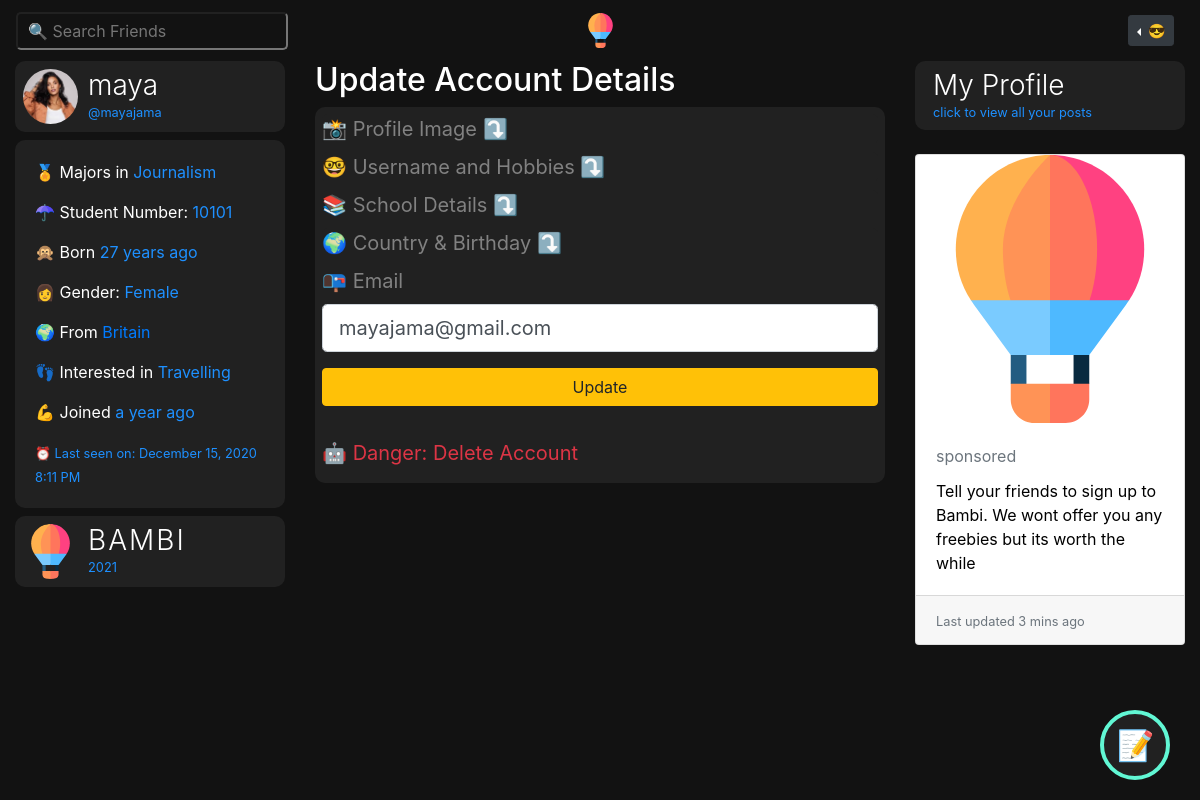
The app's page /account (signed in) with its own data.
### bambiv3/models.py (models this page shows, shortened)
class User(db.Model, UserMixin):
	id = db.Column(db.Integer, primary_key=True)
	username = db.Column(db.String(20), unique=True, nullable=False)
	email = db.Column(db.String(120), unique=True, nullable=False)
	image_file = db.Column(db.String(20), nullable=False, default='default.jpg')
	password = db.Column(db.String(60), nullable=False)
	last_seen = db.Column(db.DateTime, default=datetime.utcnow)
	date_joined = db.Column(db.DateTime, nullable=False, default=datetime.utcnow)
	department = db.Column(db.String(20), nullable=False)
	student_number = db.Column(db.Integer(), unique=True, nullable=False)
	age = db.Column(db.DateTime, nullable=False)
	gender = db.Column(db.String(20), nullable=False)
	country = db.Column(db.String(20), nullable=False)
	hobby = db.Column(db.String(20), nullable=False)
	bio = db.Column(db.String(120), nullable=True)
	private = db.Column(db.Boolean, default=False, nullable=False)
	single = db.Column(db.Boolean, default=False, nullable=False)
	snapchat = db.Column(db.String(20),default=False, nullable=False)
	instagram = db.Column(db.String(20),default=False, nullable=False)
	posts = db.relationship('Post', backref='author', lazy=True, cascade="all, delete-orphan")
	products = db.relationship('Product', backref='author', lazy=True, cascade="all, delete-orphan")
	comments = db.relationship("Comment", backref="author", lazy="dynamic", cascade="all, delete-orphan")
	followed = db.relationship(
		'User', secondary=followers,
		primaryjoin=(followers.c.follower_id == id),
		secondaryjoin=(followers.c.followed_id == id),
		backref=db.backref('followers', lazy='dynamic'), lazy='dynamic')
	messages_sent = db.relationship('Message',
									foreign_keys='Message.sender_id',
									backref='author', lazy='dynamic', cascade="all, delete-orphan")
	messages_received = db.relationship('Message',
										foreign_keys='Message.recipient_id',
										backref='recipient', lazy='dynamic', cascade="all, delete-orphan")
	last_message_read_time = db.Column(db.DateTime)
	def new_messages(self):
		last_read_time = self.last_message_read_time or datetime(1900, 1, 1)
		return Message.query.filter_by(recipient=self).filter(
			Message.timestamp > last_read_time).count()

### bambiv3/routes.py (the view)
@app.route('/account', methods=['GET', 'POST'])
@login_required
def account():
	form = UpdateAccountForm()
	if form.validate_on_submit():
		if form.picture.data:
			picture_file = profile_img(form.picture.data)
			current_user.image_file = picture_file
		current_user.username = form.username.data.lower()
		current_user.email = form.email.data
		current_user.department = form.department.data
		current_user.student_number = form.student_number.data
		current_user.country = form.country.data
		current_user.age = form.age.data
		current_user.hobby = form.hobby.data
		db.session.commit()
		flash('Your Account has been updated', 'info')
		return redirect(url_for('account'))
	elif request.method == 'GET':
		form.username.data = current_user.username
		form.email.data = current_user.email
		form.department.data = current_user.department
		form.student_number.data = current_user.student_number
		form.country.data = current_user.country
		form.age.data = current_user.age
		form.hobby.data = current_user.hobby
	image_file = url_for('static', filename='profile_pics/' + current_user.image_file)
	return render_template('account.html', title='Account', image_file=image_file, form=form)

### bambiv3/forms.py (shortened to what this page needs)
class UpdateAccountForm(FlaskForm):
	username = StringField('Username', validators = [DataRequired(), Length(min=2, max=20), Regexp(r'^[\w.-_.]+$')])
	email = StringField('Email', validators = [DataRequired(), Email()])
	picture = FileField('', validators=[FileAllowed(['jpg', 'jpeg' , 'png'])])
	department = StringField('Department', validators=[DataRequired()])
	student_number = StringField('Student Number', validators=[DataRequired()])
	country = StringField('Country', validators=[DataRequired()])
	age = DateField('birthday', format='%d-%m-%Y', validators=[DataRequired()])
	hobby = StringField('Hobby', validators=[DataRequired()])
	snapchat = StringField('Snapchat')
	instagram = StringField('Instagram')
	bio = PageDownField('Bio')
	private = BooleanField('Private?')
	single = BooleanField('Single & Searchin?')
	submit = SubmitField('Update')

### bambiv3/models.py (called while the page is built)
@login_manager.user_loader
def load_user(user_id):
	return User.query.get(int(user_id))

### bambiv3/routes.py (called while the page is built)
@app.before_request
def before_request():
	if current_user.is_authenticated:
		current_user.last_seen = datetime.utcnow()
		db.session.commit()

### bambiv3/templates/account.html (shortened to what this page needs)
{% extends "layout.html" %}
{% block content %}
<div class="container-fluid">
	<div class="row">
		<div class="col-lg-3 d-none d-lg-block position-fixed">
		  <a href="{{ url_for('user_posts',username=current_user.username) }}" style="text-decoration:none;">
			<header class="mb-2">
		        <img src="{{ image_file }}" alt="user profile" class="profile-thumbnail">
		        <div class="profile-name">
		          <h3>{{current_user.username}}</h3>
		          <small>@{{current_user.email.split("@")[0] | lower}}</small>
		        </div>
		      </header>
		  </a>
		    <div class="about mb-2" style="color:#fff;background:#212121;border-radius:10px;">
		    <div class="card-body">
		      <p> 🏅 Majors in <span>{{current_user.department}}</span></p>
		      <p> ☂ Student Number: <span>{{current_user.student_number}}</span></p>
		      <p> 🙊 Born <span>{{ moment(current_user.age).fromNow() }}</span></p>
		      <p> {% if current_user.gender == 'male' %} 👨 {% else %}👩 {% endif %} Gender: <span>{{current_user.gender.title()}}</span></p>
		      <p> 🌍 From <a href="https://www.google.com/maps?q={{current_user.country.title()}}" target="_blank">{{current_user.country.title()}}</a></p>
		      <p> 👣 Interested in <span>{{current_user.hobby}}</span></p>
		      <p> 💪 Joined <span>{{ moment(current_user.date_joined).fromNow() }}</span></p>
		      <small>⏰ Last seen on: {{ moment(current_user.last_seen).format('LLL') }}</small>
		    </div>
		  </div>
		  <header>
		    <img src="{{ url_for('static', filename='resources/' + 'logo.svg') }}" alt="logo" class="profile-thumbnail">
		    <div class="profile-name">
		      <h3 class="logo">BAMBI</h3>
		      <small id="year"></small>
		    </div>
		  </header>
		</div>
		<div class="col-lg-6 offset-lg-3">
			<h2>Update Account Details</h2>
			<div class="post">
			  <div id="inner">
			   <div class="content-section">
				  <form method="POST" action="" enctype="multipart/form-data">
            <fieldset class="form-group">
              <div class="mb-2" style="background:#212121;font-size:20px;display:block;border-radius:5px;">
	          <a data-toggle="collapse" href="#dp" role="button" aria-expanded="false" aria-controls="dp" style="text-decoration:none;color:#818181;">📸 Profile Image ⤵</a>
          </div>
              <div class="mb-2" style="background:#212121;padding:;font-size:20px;display:block;border-radius:5px;">
	          <a data-toggle="collapse" href="#names" role="button" aria-expanded="false" aria-controls="names" style="text-decoration:none;color:#818181;">🤓 Username and Hobbies ⤵</a>
          </div>
              <div class="mb-2" style="background:#212121;font-size:20px;display:block;border-radius:5px;">
	          <a data-toggle="collapse" href="#deets" role="button" aria-expanded="false" aria-controls="deets" style="text-decoration:none;color:#818181;">📚 School Details ⤵</a>
              <div class="mb-2 mt-2" style="background:#212121;padding:;font-size:20px;display:block;border-radius:5px;">
	          <a data-toggle="collapse" href="#country" role="button" aria-expanded="false" aria-controls="country" style="text-decoration:none;color:#818181;">🌍 Country & Birthday ⤵</a>
              <div class="form-group mt-2">
                <a style="text-decoration:none;font-size:20px;color:#818181;">📭 {{ form.email.label(class="form-control-label") }}</a>
                {% if form.email.errors %}
                {{ form.email(class="form-control form-control-lg is-invalid") }}
                <div class="invalid-feedback">
                  {% for error in form.email.errors %}
                  <span>{{ error }}</span>
                  {% endfor %}
                </div>
                {% else %}
                {{ form.email(class="form-control form-control-lg") }}
                {% endif %}
              </div>
          </div>
              <div class="form-group mt-2">
              	{{ form.submit(class="btn btn-block btn-warning") }}
              </div>
            </fieldset>
          </form>
          	<div class="mb-2" style="background:#212121;padding:;font-size:20px;display:block;">
	        <a class="text-danger" data-toggle="collapse" href="#delete_account" role="button" aria-expanded="false" aria-controls="delete_account" style="text-decoration:none;color:">🤖 Danger: Delete Account</a>
	     </div>
			  </div>
		</div>
			</div>
		</div>
		<div class="col-lg-3 d-none d-lg-block position-fixed offset-lg-9">
			 <header data-toggle="modal" data-target="#profile"><a style="text-decoration:none;" href="{{url_for('user_posts', username=current_user.username)}}">
		        <div class="profile-name">
		          <h3 style="color:#fff;">My Profile</h3>
		          <small>click to view all your posts</small>
		        </div>
		        </a>
		      </header>
		      <br>
			<div class="card" style="color:#000;">
		      <img class="card-img-top" src="{{ url_for('static', filename='resources/' + 'logo.svg') }}" alt="logo">
		      <div class="card-body">
		        <h5 class="card-title"><small class="text-muted">sponsored</small></h5>
		        <p class="card-text">Tell your friends to sign up to Bambi. We wont offer you any freebies but its worth the while</p>
		      </div>
		      <div class="card-footer">
		        <small class="text-muted">Last updated 3 mins ago</small>
		      </div>
		    </div>
		</div>
	</div>
</div>
{% endblock content %}

### bambiv3/static/main.css (style rules this page uses)
body { background:#121212; color:#fff; }
.logo { color:#fff; letter-spacing:2px; }
.about span, small { color:#1e90ff; }
h3 { font-weight: 300; }
header { display: flex; flex-direction: row; color:#fff; background:#212121; border-radius:10px; padding:8px; cursor:pointer; }
header .profile-thumbnail { width: 55px; height: 55px; border-radius: 50%; }
header .profile-name { display: flex; flex-direction:column; margin-left: 10px; }
header h3, header h4 { display: flex; margin: 0; }
.post { background:#212121; border-radius:10px; padding:7px; }

### records on screen
User: username "maya", email "mayajama", department "Journalism", student_number "10101", age "27 years ago", gender "Female", country "Britain", hobby "Travelling", date_joined "a year ago", last_seen "December 15, 2020 8:11 PM", email "mayajama@gmail.com"
